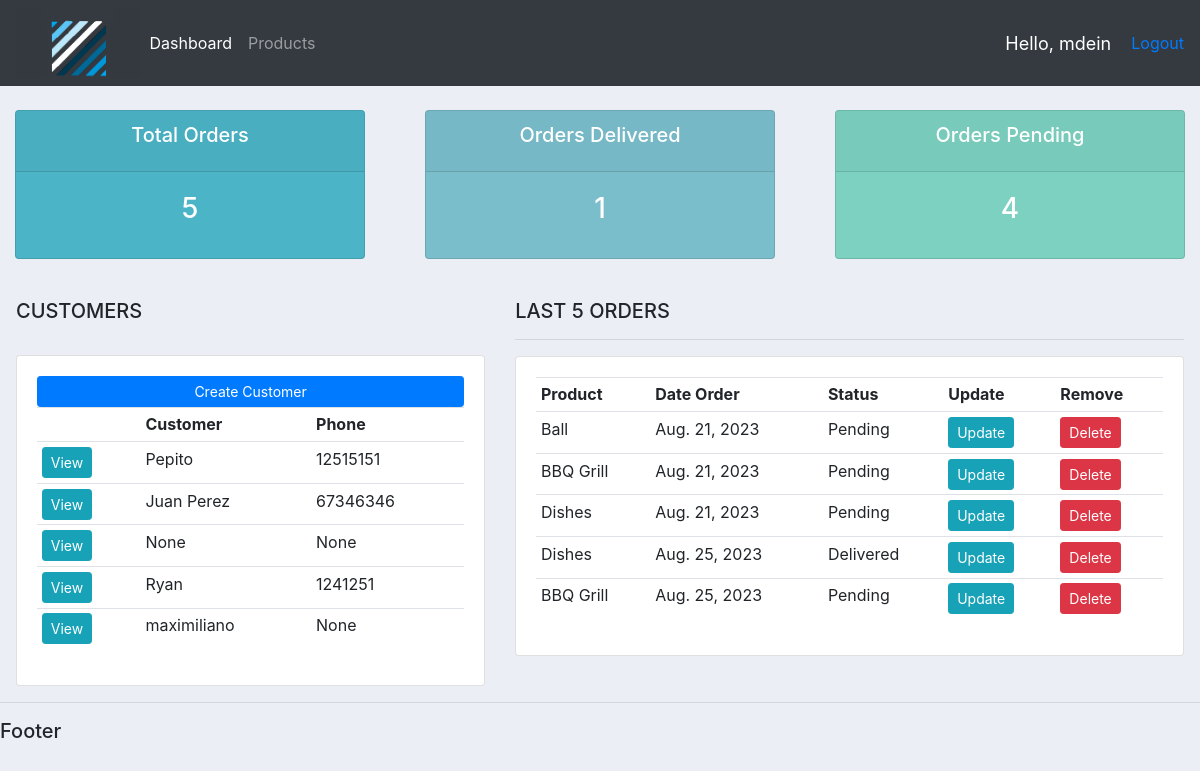
The app's page / (signed in) with its own data.
### accounts/models.py (models this page shows, shortened)
class Customer (models.Model):
    user = models.OneToOneField(User, null=True, blank=True, on_delete=models.CASCADE)
    name = models.CharField (max_length=200,null=True)
    phone = models.CharField (max_length=200,null=True)
    email = models.EmailField (max_length=200,null=True)
    profile_pic = models.ImageField (default= 'avatar1.png', null=True, blank=True)
    date_created = models.DateField (auto_now_add=True,null=True)

class Order (models.Model):
    STATUS = (
        ('Pending', 'Pending'),
        ('Out of delivery', 'Out of delivery'),
        ('Delivered', 'Delivered'),
    )
    customer = models.ForeignKey(Customer, null=True, on_delete=models.SET_NULL)
    product =  models.ForeignKey(Product, null=True, on_delete=models.SET_NULL)
    date_created = models.DateField (auto_now_add=True,null=True)
    status = models.CharField (max_length=200,null=True, choices=STATUS) #CADA VEZ QUE CREO UNA ORDEN TIENE UN MENÚ DESPLEGABLE CON LAS OPCIONES STATUS
    note = models.CharField (max_length=200,null=True)

class Product(models.Model):
    CATEGORY = (
        ('Indoor', 'Indoor'),
        ('Out Door', 'Out Door'),
    )
    name = models.CharField (max_length=200,null=True)
    price = models.FloatField(null=True)
    category = models.CharField (max_length=200,null=True, choices = CATEGORY)
    description = models.CharField (max_length=200,null=True, blank=True)
    date_created = models.DateField (auto_now_add=True,null=True)
    tags = models.ManyToManyField(Tag)
    def __str__(self):
        return self.name

### accounts/decorators.py (the view)
    def wrapper_function (request, *args, **kwargs):
        group = None
        if request.user.groups.exists():
            group = request.user.groups.all()[0].name
        if group == 'customer':
            return redirect('user-page')
        if group == 'admin':
            return view_func(request, *args, **kwargs)

### accounts/views.py (called while the page is built)
@login_required(login_url='login')
@admin_only
def home (request):
    orders = Order.objects.all()
    customers = Customer.objects.all()
    total_customers = customers.count()
    total_orders = orders.count()
    delivered = orders.filter (status='Delivered').count()
    pending = orders.filter (status='Pending').count()
    context = {'orders': orders, 'customers': customers, 'pending': pending, 'total_customers': total_customers, 'total_orders': total_orders, 'delivered': delivered}
    return render (request, 'accounts/dashboard.html', context)

### accounts/templates/accounts/dashboard.html (shortened to what this page needs)
{% extends 'accounts/main.html' %}
{% block content %}
{% include 'accounts/status.html'%}
<br>
<div class="row" style="padding-left: 1rem; padding-right: 1rem;">
    <div class="col-md-5">
        <h5> CUSTOMERS </h5>
        <br>
        <div class="card card-body">
            <a class="btn btn-primary btn-sm btn-block" href=""> Create Customer
            </a>
            <table class="table table-sm">
                <tr>
                    <th></th>
                    <th>Customer</th>
                    <th>Phone</th>
                {%for customer in customers %}
                <tr>
                    <td><a class="btn btn-sm btn-info" href="{%url 'customer' customer.id%}">View</td>
                    <td>{{customer.name}}</td>
                    <td>{{customer.phone}}</td>
                {%endfor%}
            </table>
        </div>
    </div>
    <div class="col-md-7">
        <h5> LAST 5 ORDERS </h5>
        <hr>
        <div class="card card-body">
            <table class ="table table-sm">
                <tr>
                    <th>Product</th>
                    <th>Date Order</th>
                    <th>Status</th>
                    <th>Update</th>
                    <th>Remove</th>
                </tr>
                {%for order in orders %}
                    <tr>
                        <td>{{order.product}}</td>
                        <td>{{order.date_created}}</td>
                        <td>{{order.status}}</td>
                        <td><a class="btn btn-sm btn-info" href="{%url 'update_order' order.id%}"> Update</a></td>
                        <td><a class="btn btn-sm btn-danger" href="{%url 'delete_order' order.id%}"> Delete</a></td>
                    </tr>
                {%endfor%}
            </table>
        </div>
    </div>
</div>
                {% endblock %}

### accounts/templates/accounts/navbar.html (shortened to what this page needs)
{% load static %}
<nav class="navbar navbar-expand-lg navbar-dark bg-dark">
    <img src ="{% static 'images/logo.png' %}" style="height: 70px">
    <div class="collapse navbar-collapse" id="navbarNav">
      <ul class="navbar-nav">
        {% if request.user.is_staff %}
        <li class="nav-item active">
          <a class="nav-link" href="{% url 'home' %}">Dashboard</a>
        </li>
        <li class="nav-item">
          <a class="nav-link" href="{% url 'products' %}">Products</a>
        </li>
        {%else%}
        <li class="nav-item">
          <a class="nav-link" href="{% url 'account' %}">Settings</a>
        </li>
        {%endif%}
      </ul>
    </div>
  <span class="hello-msg"> Hello, {{request.user}} </span>
  <span> <a href="{%url 'logout' %}"> Logout </a> </span>
  </nav>

### static/css/main.css (style rules this page uses)
body { background-color: #ebeff5; }

### accounts/templates/accounts/navbar.html (style rules this page uses)
.hello-msg { font-size:18px; color: #fff; margin-right:20px; }

### records on screen
Customer: name "Pepito", phone "12515151"
Customer: name "Juan Perez", phone "67346346"
Customer: name "None", phone "None"
Customer: name "Ryan", phone "1241251"
Customer: name "maximiliano", phone "None"
Order: product "Ball", date_created "Aug. 21, 2023", status "Pending"
Order: product "BBQ Grill", date_created "Aug. 21, 2023", status "Pending"
Order: product "Dishes", date_created "Aug. 21, 2023", status "Pending"
Order: product "Dishes", date_created "Aug. 25, 2023", status "Delivered"
Order: product "BBQ Grill", date_created "Aug. 25, 2023", status "Pending"

### other values on screen
{{ request.user }} "mdein"
{{ total_orders }} "5"
{{ delivered }} "1"
{{ pending }} "4"
